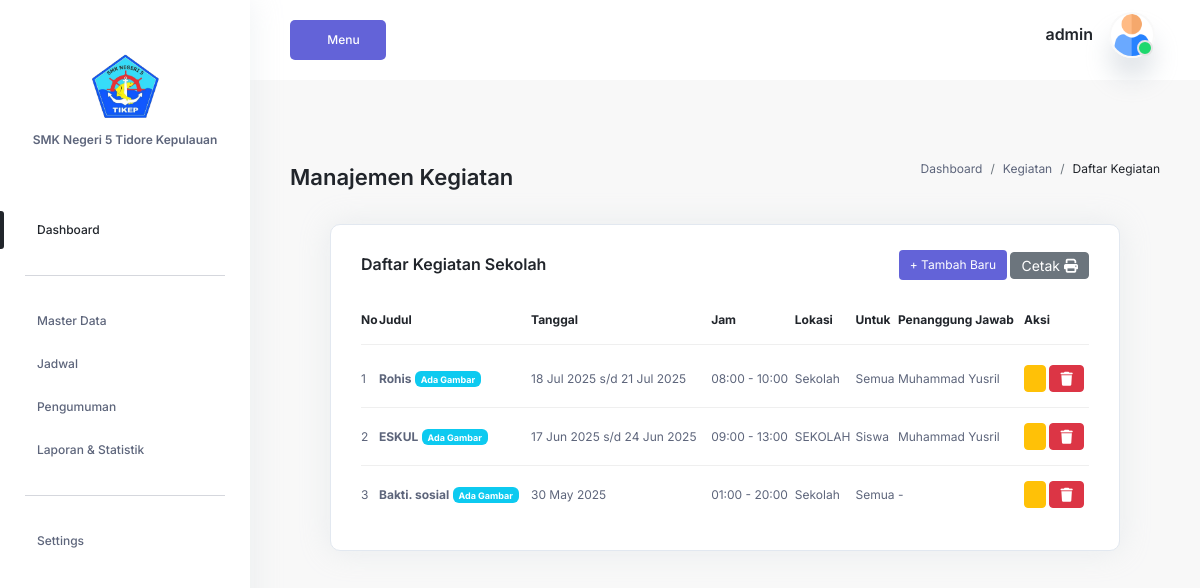
/login/admin/jadwalKegiatan.php (signed in), run on the app's committed database.
### tables this page shows
CREATE TABLE `users` (
  `id` int(11) NOT NULL,
  `nama` varchar(100) NOT NULL,
  `username` varchar(50) DEFAULT NULL,
  `password` varchar(255) NOT NULL,
  `email` varchar(100) NOT NULL,
  `role` enum('admin','guru','siswa') NOT NULL,
  `is_active` tinyint(1) NOT NULL DEFAULT '1',
  `login_attempts` tinyint(1) NOT NULL DEFAULT '1',
  `created_at` timestamp NOT NULL DEFAULT CURRENT_TIMESTAMP,
  `updated_at` timestamp NULL DEFAULT NULL ON UPDATE CURRENT_TIMESTAMP
);

CREATE TABLE `kegiatan` (
  `id` int(11) NOT NULL,
  `judul` varchar(150) NOT NULL,
  `deskripsi` text,
  `tanggal_mulai` date NOT NULL,
  `tanggal_selesai` date DEFAULT NULL,
  `jam_mulai` time DEFAULT NULL,
  `jam_selesai` time DEFAULT NULL,
  `lokasi` varchar(150) DEFAULT NULL,
  `penanggung_jawab_id` int(11) DEFAULT NULL,
  `ditujukan_untuk` enum('siswa','guru','semua') NOT NULL DEFAULT 'semua',
  `gambar` varchar(255) DEFAULT NULL,
  `created_at` timestamp NOT NULL DEFAULT CURRENT_TIMESTAMP,
  `updated_at` timestamp NULL DEFAULT NULL ON UPDATE CURRENT_TIMESTAMP
);

### login/admin/jadwalKegiatan.php (the view, shortened to what this page needs)
<?php
include "../config/koneksi.php";
?>
<?php require_once 'template/header.php';?>
<?php require_once 'template/sidebar.php';?>
<main>
    <section class="section">
        <div class="container-fluid">
            <div class="title-wrapper pt-80">
                <div class="row align-items-center">
                    <div class="col-md-6">
                        <div class="title d-flex align-items-center flex-wrap mb-30">
                            <h2 class="mr-40">Manajemen Kegiatan</h2>
                        </div>
                    </div>
                    <div class="col-md-6">
                        <div class="breadcrumb-wrapper mb-30">
                            <nav aria-label="breadcrumb">
                                <ol class="breadcrumb">
                                    <li class="breadcrumb-item">
                                        <a href="#0">Dashboard</a>
                                    </li>
                                    <li class="breadcrumb-item">
                                        <a href="#0">Kegiatan</a>
                                    </li>
                                    <li class="breadcrumb-item active" aria-current="page">
                                        Daftar Kegiatan
                                    </li>
                                </ol>
                            </nav>
                        </div>
                    </div>
                </div>
            </div>
            <section class="section">
                <div class="container-fluid">
                    <div class="row">
                        <div class="col-12">
                            <div class="card-style mb-30">
                                <div class="d-flex justify-content-between align-items-center mb-3">
                                    <h6 class="mb-0">Daftar Kegiatan Sekolah</h6>
                                    <div>
                                        <a href="formJadwalKegiatan.php?tambah=true" class="main-btn primary-btn btn-hover btn-sm">+ Tambah Baru</a>
                                        <a href="cetakKegiatan.php" class="btn btn-sm btn-secondary" target="_blank" title="Cetak PDF">
                                           Cetak <i class="fas fa-print"></i>
                                        </a>
                                    </div>
                                </div>
                                <div class="table-wrapper table-responsive">
                                    <table class="table">
                                        <thead>
                                            <tr>
                                                <th>No</th>
                                                <th>Judul</th>
                                                <th>Tanggal</th>
                                                <th>Jam</th>
                                                <th>Lokasi</th>
                                                <th>Untuk</th>
                                                <th>Penanggung Jawab</th>
                                                <th>Aksi</th>
                                            </tr>
                                        </thead>
                                        <tbody>
                                            <?php
                                            $no = 1;
                                            $query = mysqli_query($conn, "
                                                SELECT k.*, u.nama AS nama_penanggung_jawab
                                                FROM kegiatan k
                                                LEFT JOIN guru g ON k.penanggung_jawab_id = g.id
                                                LEFT JOIN users u ON g.user_id = u.id
                                                ORDER BY k.tanggal_mulai DESC, k.jam_mulai DESC
                                            ");
                                            while ($row = mysqli_fetch_assoc($query)) {
                                                $tanggal_mulai = date('d M Y', strtotime($row['tanggal_mulai']));
                                                $tanggal_selesai = $row['tanggal_selesai'] ? date('d M Y', strtotime($row['tanggal_selesai'])) : '';
                                                $tanggal = $tanggal_mulai;
                                                if ($tanggal_selesai && $tanggal_selesai != $tanggal_mulai) {
                                                    $tanggal .= " s/d " . $tanggal_selesai;
                                                }
                                                $jam_mulai = $row['jam_mulai'] ? date('H:i', strtotime($row['jam_mulai'])) : '';
                                                $jam_selesai = $row['jam_selesai'] ? date('H:i', strtotime($row['jam_selesai'])) : '';
                                                $jam = $jam_mulai;
                                                if ($jam_selesai) {
                                                    $jam .= " - " . $jam_selesai;
                                                }
                                            ?>
                                                <tr>
                                                    <td><?= $no++ ?></td>
                                                    <td>
                                                        <strong><?= htmlspecialchars($row['judul']) ?></strong>
                                                        <?php if ($row['gambar']): ?>
                                                            <span class="badge bg-info">Ada Gambar</span>
                                                        <?php endif; ?>
                                                    </td>
                                                    <td><?= $tanggal ?></td>
                                                    <td><?= $jam ?></td>
                                                    <td><?= htmlspecialchars($row['lokasi']) ?></td>
                                                    <td><?= ucfirst($row['ditujukan_untuk']) ?></td>
                                                    <td><?= $row['nama_penanggung_jawab'] ? htmlspecialchars($row['nama_penanggung_jawab']) : '-' ?></td>
                                                    <td>
                                                        <a href="formJadwalKegiatan.php?edit=<?= $row['id'] ?>" class="btn btn-sm btn-warning" title="Edit">
                                                        </a>
                                                        <a href="prosesKegiatan.php?hapus=<?= $row['id'] ?>" class="btn btn-sm btn-danger" onclick="return confirm('Yakin ingin menghapus kegiatan ini?')" title="Hapus">
                                                            <i class="fas fa-trash"></i>
                                                        </a>
                                                    </td>
                                                </tr>
                                            <?php } ?>
                                        </tbody>
                                    </table>
                                </div>
                            </div>
                        </div>
                    </div>
                </div>
            </section>
        </div>
    </section>
</main>
<?php include './template/footer.php'; ?>

### login/admin/template/header.php (shortened to what this page needs)
<?php
include "../config/koneksi.php";
$user_id = $_SESSION['user_id'];
$query = mysqli_query($conn, "SELECT * FROM users WHERE id = '$user_id'");
 $data = mysqli_fetch_assoc($query);
?>
    <!DOCTYPE html>
<html lang="en">
    <head>
        <link rel="stylesheet" href="https://cdn.jsdelivr.net/npm/@fortawesome/fontawesome-free@5.15.4/css/fontawesome.min.css">
        <link
            href="https://cdn.jsdelivr.net/npm/bootstrap@5.2.0-beta1/dist/css/bootstrap.min.css"
            rel="stylesheet"
>
        <link rel="stylesheet" href="../../css/LineIcons.2.0.css">
        <link href="https://cdn.lineicons.com/4.0/lineicons.css" rel="stylesheet" />
        <link rel="stylesheet" href="https://cdnjs.cloudflare.com/ajax/libs/font-awesome/6.4.2/css/all.min.css" />
        <link rel="stylesheet" href="../assets/css/fullcalendar.css">
        <link rel="stylesheet" href="../assets/css/morris.css">
        <link rel="stylesheet" href="../assets/css/datatable.css">
        <link rel="stylesheet" href="../assets/css/main.css">
<link rel="stylesheet" type="text/css" href="https://cdn.datatables.net/1.11.5/css/jquery.dataTables.css">
        <body>
            <main class="main-wrapper">
                <header class="header">
                    <div class="container-fluid">
                        <div class="row">
                            <div class="col-lg-5 col-md-5 col-6">
                                <div class="header-left d-flex align-items-center">
                                    <div class="menu-toggle-btn mr-20">
                                        <button id="menu-toggle" class="main-btn primary-btn btn-hover">
                                            Menu
                                        </button>
                                    </div>
                                </div>
                            </div>
                            <div class="col-lg-7 col-md-7 col-6">
                                <div class="header-right">
                                    <div class="profile-box ml-15">
                                        <button
                                            class="dropdown-toggle bg-transparent border-0"
                                            type="button"
                                            id="profile"
                                            data-bs-toggle="dropdown"
                                            aria-expanded="false">
                                            <div class="profile-info">
                                                <div class="info">
                                                    <h6><?php echo $data['username'];?></h6>
                                                    <div class="image">
                                                        <img src="../../assets/img/user.png" alt=""/>
                                                        <span class="status"></span>
                                                    </div>
                                                </div>
                                            </div>
                                        </button>
                                    </div>
                                </div>
                            </div>
                        </div>
                    </div>
                </header>

### login/assets/css/fullcalendar.css (style rules this page uses)
:root { --fc-daygrid-event-dot-width:8px;--fc-list-event-dot-width:10px;--fc-list-event-hover-bg-color:#f5f5f5 }

### data on the page
users: username "admin"
kegiatan: judul "Rohis", shows "Ada Gambar", tanggal "18 Jul 2025 s/d 21 Jul 2025", jam "08:00 - 10:00", lokasi "Sekolah", ditujukan_untuk "Semua", users.nama "Muhammad Yusril"
kegiatan: judul "ESKUL", shows "Ada Gambar", tanggal "17 Jun 2025 s/d 24 Jun 2025", jam "09:00 - 13:00", lokasi "SEKOLAH", ditujukan_untuk "Siswa", users.nama "Muhammad Yusril"
kegiatan: judul "Bakti. sosial", shows "Ada Gambar", tanggal_mulai "30 May 2025", jam "01:00 - 20:00", lokasi "Sekolah", ditujukan_untuk "Semua"
